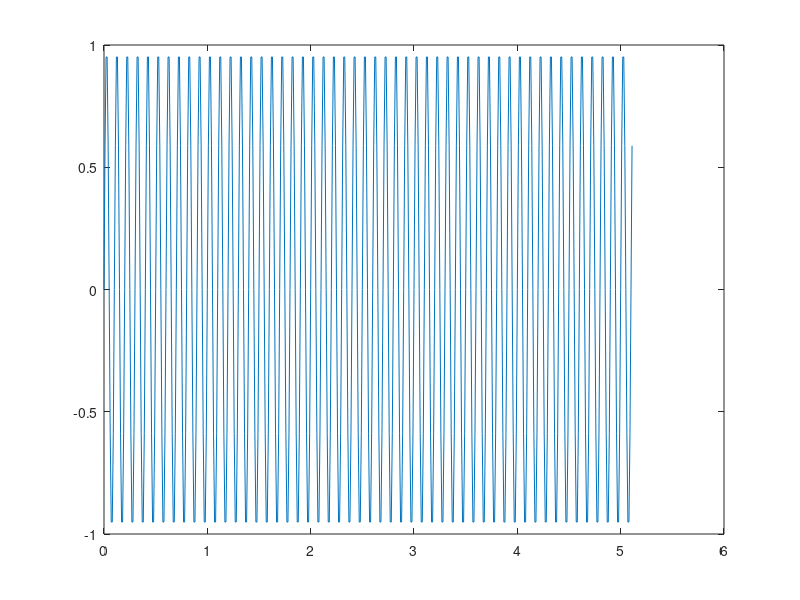
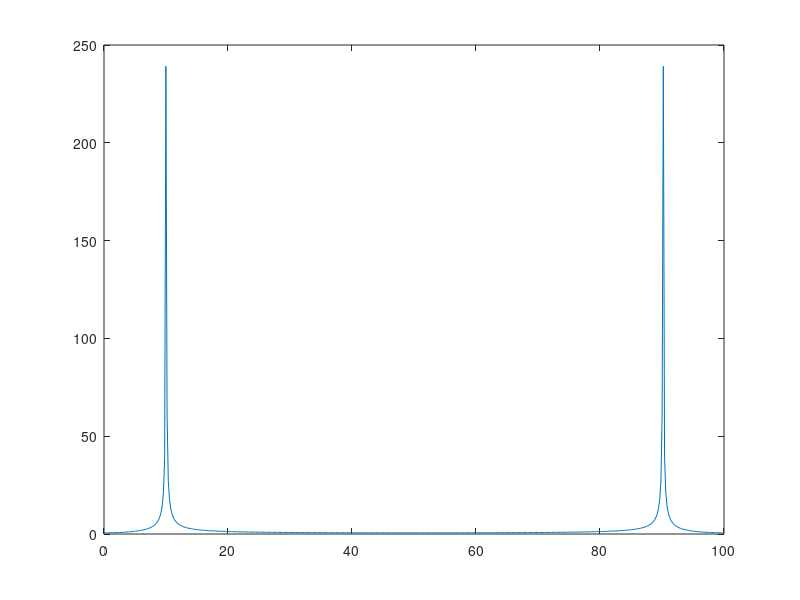
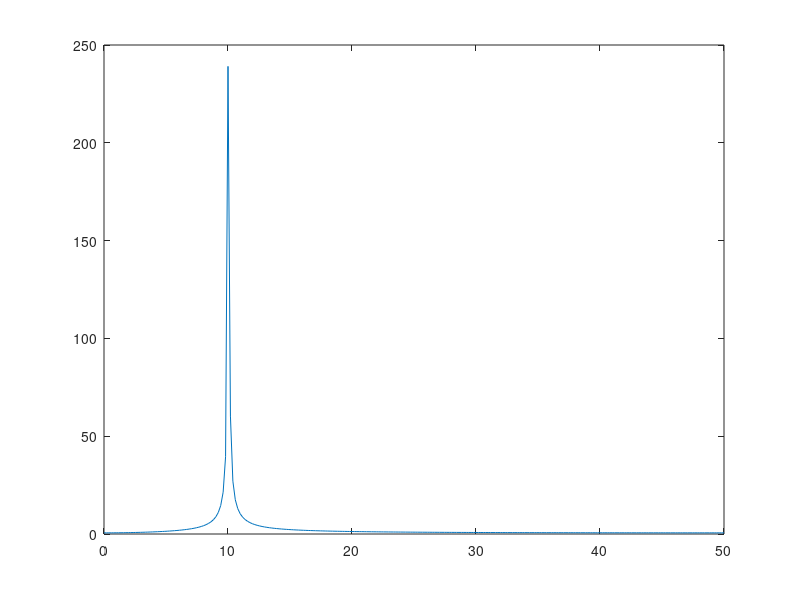
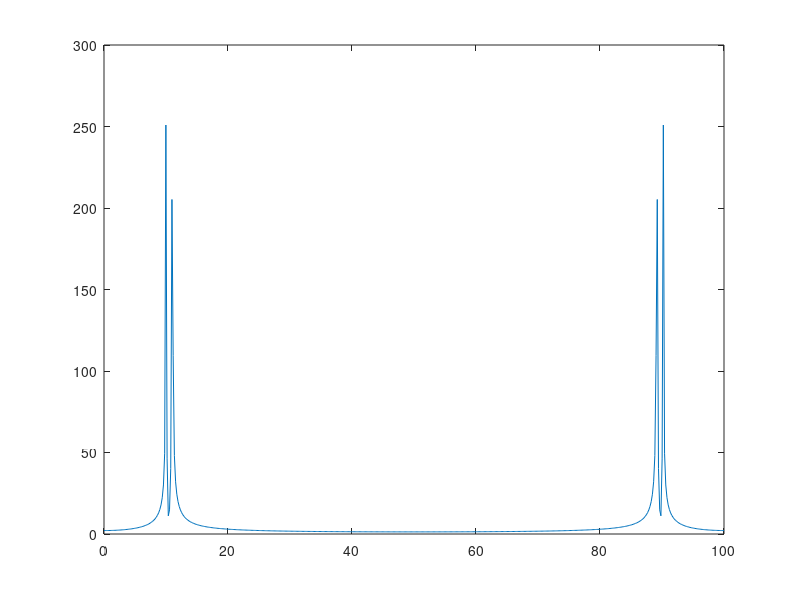

These figures' MATLAB source, in order: (Note: this script raises an error after producing the figures.)
%%Part I
clear all
close all
clc
f0=10;
fs=100;
Ts=1/fs;
N=512;
n=0:1:N-1;
nTs=n*Ts;
x1=sin(2*pi*f0*nTs);
plot(nTs,x1)

X1=fft(x1);
fr=linspace(0,fs,length(X1));
figure
plot(fr,abs(X1))

%% to plot positive part
X1pos=X1(1:length(X1)/2);
frpos=linspace(0,fs/2,length(X1pos));
figure
plot(frpos,abs(X1pos))

%% to plot positive and negative parts
X1neg=fftshift(X1);
frneg=linspace(-fs/2,fs/2,length(X1neg));
figure
plot(frneg,abs(X1neg))

%% 2
close all
clc
f2=11;
x2=x1+sin(2*pi*f2*nTs);
X2=fft(x2);
plot(fr,abs(X2))
figure
my_fft_pos(x2,nTs);

nfft=512;
[s2,f2]=psd(x2,nfft,fs);
figure
plot(f2,s2)